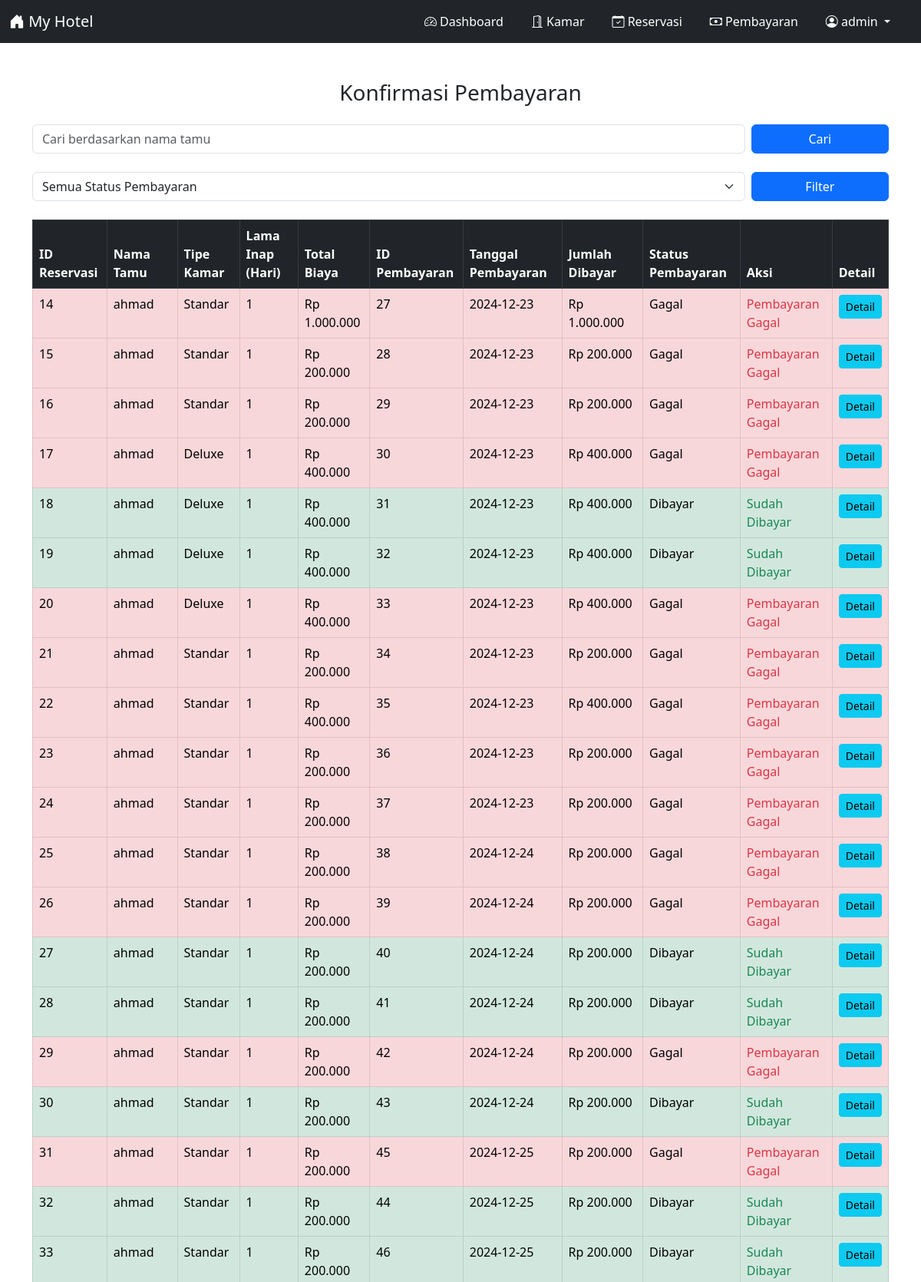
/admin/form_pembayaran_admin.php (signed in, upper part), run on the app's committed database.
### tables this page shows
CREATE TABLE `reservasi` (
  `id_reservasi` int NOT NULL,
  `id_tamu` int DEFAULT NULL,
  `id_kamar` int DEFAULT NULL,
  `jumlah_kamar` int NOT NULL,
  `checkin` date NOT NULL,
  `checkout` date NOT NULL,
  `lama_inap` int GENERATED ALWAYS AS ((to_days(`checkout`) - to_days(`checkin`))) STORED,
  `total_biaya` decimal(10,2) NOT NULL,
  `status_pembayaran` enum('Belum Dibayar','Dibayar','Pending','Gagal') DEFAULT NULL
);

CREATE TABLE `tbl_tamu` (
  `id_tamu` int NOT NULL,
  `nama` varchar(100) NOT NULL,
  `jk` enum('L','P') NOT NULL,
  `no_hp` varchar(15) NOT NULL,
  `alamat` text NOT NULL,
  `email` varchar(100) NOT NULL,
  `password` varchar(255) NOT NULL
);

CREATE TABLE `kamar` (
  `id_kamar` int NOT NULL,
  `nomor_kamar` varchar(10) NOT NULL,
  `tipe_kamar` enum('Standar','Deluxe','Suite') NOT NULL,
  `gambar` varchar(255) DEFAULT NULL,
  `harga` decimal(10,2) NOT NULL,
  `stok_kamar` int NOT NULL
);

CREATE TABLE `pembayaran` (
  `id_pembayaran` int NOT NULL,
  `id_reservasi` int NOT NULL,
  `tanggal_pembayaran` date DEFAULT NULL,
  `jumlah_dibayar` decimal(10,2) NOT NULL,
  `status_pembayaran` enum('Belum Dibayar','Dibayar','Pending','Gagal') DEFAULT NULL
);

### admin/form_pembayaran_admin.php (the view, shortened to what this page needs)
<?php
include '../koneksi/koneksi.php';
include 'header_admin.php';
$search = isset($_GET['search']) ? $_GET['search'] : '';
$filter_status = isset($_GET['status_pembayaran']) ? $_GET['status_pembayaran'] : '';
?>
<!DOCTYPE html>
<html lang="id">
<head>
    <link href="https://cdn.jsdelivr.net/npm/bootstrap@5.3.0/dist/css/bootstrap.min.css" rel="stylesheet">
</head>
<body>
    <div class="container mt-5">
        <h3 class="text-center mb-4">Konfirmasi Pembayaran</h3>
                <form method="GET" action="" class="mb-4">
                    <div class="row g-2">
                        <div class="col-md-10">
                            <input type="text" name="search" class="form-control" placeholder="Cari berdasarkan nama tamu" value="<?php echo htmlspecialchars($search); ?>">
                        </div>
                        <div class="col-md-2">
                            <button type="submit" class="btn btn-primary w-100">Cari</button>
                        </div>
                    </div>
                </form>
        <form method="GET" action="" class="mb-4">
            <div class="row g-2">
                <div class="col-md-10">
                    <select name="status_pembayaran" class="form-select">
                        <option value="">Semua Status Pembayaran</option>
                    </select>
                </div>
                <div class="col-md-2">
                    <button type="submit" class="btn btn-primary w-100">Filter</button>
                </div>
            </div>
        </form>
        <div class="table-responsive">
            <table class="table table-bordered table-hover">
                <thead class="table-dark">
                    <tr>
                        <th>ID Reservasi</th>
                        <th>Nama Tamu</th>
                        <th>Tipe Kamar</th>
                        <th>Lama Inap (Hari)</th>
                        <th>Total Biaya</th>
                        <th>ID Pembayaran</th>
                        <th>Tanggal Pembayaran</th>
                        <th>Jumlah Dibayar</th>
                        <th>Status Pembayaran</th>
                        <th>Aksi</th>
                        <th>Detail</th>
                    </tr>
                </thead>
                <tbody>
                    <?php
                        $query = "SELECT
                            r.id_reservasi,
                            t.nama,
                            k.tipe_kamar,
                            r.lama_inap,
                            r.total_biaya,
                            r.status_pembayaran AS status_reservasi,
                            p.id_pembayaran,
                            p.tanggal_pembayaran,
                            p.jumlah_dibayar,
                            p.status_pembayaran AS status_pembayaran
                        FROM
                            reservasi r
                        JOIN
                            tbl_tamu t ON r.id_tamu = t.id_tamu
                        JOIN
                            kamar k ON r.id_kamar = k.id_kamar
                        LEFT JOIN
                            pembayaran p ON r.id_reservasi = p.id_reservasi
                        WHERE
                            (r.status_pembayaran IN ('Pending', 'Dibayar', 'Gagal')
                            OR p.status_pembayaran IN ('Pending', 'Dibayar', 'Gagal'))
                            AND (t.nama LIKE ? OR r.id_reservasi LIKE ?)";
                        $query .= " ORDER BY r.id_reservasi ASC";
                        $stmt = $conn->prepare($query);
                        if (!empty($filter_status)) {
                            $searchParam = '%' . $search . '%';
                            $stmt->bind_param('ssss', $searchParam, $searchParam, $filter_status, $filter_status);
                        } else {
                            $searchParam = '%' . $search . '%';
                            $stmt->bind_param('ss', $searchParam, $searchParam);
                        }
                        $stmt->execute();
                        $result = $stmt->get_result();
                    while ($row = $result->fetch_assoc()):
                        $rowClass = '';
                        if ($row['status_pembayaran'] === 'Dibayar') {
                            $rowClass = 'table-success';
                        } elseif ($row['status_pembayaran'] === 'Pending') {
                            $rowClass = 'table-warning';
                        } elseif ($row['status_pembayaran'] === 'Gagal') {
                            $rowClass = 'table-danger';
                        }
                    ?>
                    <tr class="<?= $rowClass; ?>">
                        <td><?= $row['id_reservasi']; ?></td>
                        <td><?= $row['nama']; ?></td>
                        <td><?= $row['tipe_kamar']; ?></td>
                        <td><?= $row['lama_inap']; ?></td>
                        <td>Rp <?= number_format($row['total_biaya'], 0, ',', '.'); ?></td>
                        <td><?= $row['id_pembayaran'] ?? '-'; ?></td>
                        <td><?= $row['tanggal_pembayaran'] ?? '-'; ?></td>
                        <td>Rp <?= $row['jumlah_dibayar'] ? number_format($row['jumlah_dibayar'], 0, ',', '.') : '-'; ?></td>
                        <td><?= $row['status_pembayaran'] ?? $row['status_reservasi']; ?></td>
                        <td>
                            <?php if ($row['status_pembayaran'] === 'Pending'): ?>
                                <form action="proses/proses_konfirmasi_pembayaran.php" method="POST" style="display: inline;">
                                    <input type="hidden" name="id_reservasi" value="<?= $row['id_reservasi']; ?>">
                                    <button type="submit" class="btn btn-success btn-sm" onclick="return confirm('Apakah Anda yakin ingin mengonfirmasi pembayaran ini?');">Konfirmasi</button>
                                </form>
                                <form action="proses/proses_batal_pembayaran.php" method="POST" style="display: inline;">
                                    <input type="hidden" name="id_reservasi" value="<?= $row['id_reservasi']; ?>">
                                    <button type="submit" class="btn btn-danger btn-sm" onclick="return confirm('Apakah Anda yakin ingin membatalkan reservasi ini?');">Batal</button>
                                </form>
                            <?php elseif ($row['status_pembayaran'] === 'Dibayar'): ?>
                                <span class="text-success">Sudah Dibayar</span>
                            <?php elseif ($row['status_pembayaran'] === 'Gagal'): ?>
                                <span class="text-danger">Pembayaran Gagal</span>
                            <?php else: ?>
                                <span class="text-muted">Tidak tersedia</span>
                            <?php endif; ?>
                        </td>
                        <td>
                        <a href="reservasi/detail_reservasi.php?id_reservasi=<?= $row['id_reservasi']; ?>&source=pembayaran" class="btn btn-info btn-sm">Detail</a>
                        </td>
                    </tr>
                    <?php endwhile; ?>
                </tbody>
            </table>
        </div>
    </div>
</body>
</html>

### data on the page
reservasi: id_reservasi "14", id_tamu.nama "ahmad", id_kamar.tipe_kamar "Standar", lama_inap "1", total_biaya "1.000.000", pembayaran.id_pembayaran "27", pembayaran.tanggal_pembayaran "2024-12-23", pembayaran.jumlah_dibayar "1.000.000", pembayaran.status_pembayaran "Gagal", shows "Pembayaran Gagal"
reservasi: id_reservasi "15", id_tamu.nama "ahmad", id_kamar.tipe_kamar "Standar", lama_inap "1", total_biaya "200.000", pembayaran.id_pembayaran "28", pembayaran.tanggal_pembayaran "2024-12-23", pembayaran.jumlah_dibayar "200.000", pembayaran.status_pembayaran "Gagal", shows "Pembayaran Gagal"
reservasi: id_reservasi "16", id_tamu.nama "ahmad", id_kamar.tipe_kamar "Standar", lama_inap "1", total_biaya "200.000", pembayaran.id_pembayaran "29", pembayaran.tanggal_pembayaran "2024-12-23", pembayaran.jumlah_dibayar "200.000", pembayaran.status_pembayaran "Gagal", shows "Pembayaran Gagal"
reservasi: id_reservasi "17", id_tamu.nama "ahmad", id_kamar.tipe_kamar "Deluxe", lama_inap "1", total_biaya "400.000", pembayaran.id_pembayaran "30", pembayaran.tanggal_pembayaran "2024-12-23", pembayaran.jumlah_dibayar "400.000", pembayaran.status_pembayaran "Gagal", shows "Pembayaran Gagal"
reservasi: id_reservasi "18", id_tamu.nama "ahmad", id_kamar.tipe_kamar "Deluxe", lama_inap "1", total_biaya "400.000", pembayaran.id_pembayaran "31", pembayaran.tanggal_pembayaran "2024-12-23", pembayaran.jumlah_dibayar "400.000", pembayaran.status_pembayaran "Dibayar", shows "Sudah Dibayar"
reservasi: id_reservasi "19", id_tamu.nama "ahmad", id_kamar.tipe_kamar "Deluxe", lama_inap "1", total_biaya "400.000", pembayaran.id_pembayaran "32", pembayaran.tanggal_pembayaran "2024-12-23", pembayaran.jumlah_dibayar "400.000", pembayaran.status_pembayaran "Dibayar", shows "Sudah Dibayar"
reservasi: id_reservasi "20", id_tamu.nama "ahmad", id_kamar.tipe_kamar "Deluxe", lama_inap "1", total_biaya "400.000", pembayaran.id_pembayaran "33", pembayaran.tanggal_pembayaran "2024-12-23", pembayaran.jumlah_dibayar "400.000", pembayaran.status_pembayaran "Gagal", shows "Pembayaran Gagal"
reservasi: id_reservasi "21", id_tamu.nama "ahmad", id_kamar.tipe_kamar "Standar", lama_inap "1", total_biaya "200.000", pembayaran.id_pembayaran "34", pembayaran.tanggal_pembayaran "2024-12-23", pembayaran.jumlah_dibayar "200.000", pembayaran.status_pembayaran "Gagal", shows "Pembayaran Gagal"
reservasi: id_reservasi "22", id_tamu.nama "ahmad", id_kamar.tipe_kamar "Standar", lama_inap "1", total_biaya "400.000", pembayaran.id_pembayaran "35", pembayaran.tanggal_pembayaran "2024-12-23", pembayaran.jumlah_dibayar "400.000", pembayaran.status_pembayaran "Gagal", shows "Pembayaran Gagal"
reservasi: id_reservasi "23", id_tamu.nama "ahmad", id_kamar.tipe_kamar "Standar", lama_inap "1", total_biaya "200.000", pembayaran.id_pembayaran "36", pembayaran.tanggal_pembayaran "2024-12-23", pembayaran.jumlah_dibayar "200.000", pembayaran.status_pembayaran "Gagal", shows "Pembayaran Gagal"
reservasi: id_reservasi "24", id_tamu.nama "ahmad", id_kamar.tipe_kamar "Standar", lama_inap "1", total_biaya "200.000", pembayaran.id_pembayaran "37", pembayaran.tanggal_pembayaran "2024-12-23", pembayaran.jumlah_dibayar "200.000", pembayaran.status_pembayaran "Gagal", shows "Pembayaran Gagal"
reservasi: id_reservasi "25", id_tamu.nama "ahmad", id_kamar.tipe_kamar "Standar", lama_inap "1", total_biaya "200.000", pembayaran.id_pembayaran "38", pembayaran.tanggal_pembayaran "2024-12-24", pembayaran.jumlah_dibayar "200.000", pembayaran.status_pembayaran "Gagal", shows "Pembayaran Gagal"
reservasi: id_reservasi "26", id_tamu.nama "ahmad", id_kamar.tipe_kamar "Standar", lama_inap "1", total_biaya "200.000", pembayaran.id_pembayaran "39", pembayaran.tanggal_pembayaran "2024-12-24", pembayaran.jumlah_dibayar "200.000", pembayaran.status_pembayaran "Gagal", shows "Pembayaran Gagal"
reservasi: id_reservasi "27", id_tamu.nama "ahmad", id_kamar.tipe_kamar "Standar", lama_inap "1", total_biaya "200.000", pembayaran.id_pembayaran "40", pembayaran.tanggal_pembayaran "2024-12-24", pembayaran.jumlah_dibayar "200.000", pembayaran.status_pembayaran "Dibayar", shows "Sudah Dibayar"
reservasi: id_reservasi "28", id_tamu.nama "ahmad", id_kamar.tipe_kamar "Standar", lama_inap "1", total_biaya "200.000", pembayaran.id_pembayaran "41", pembayaran.tanggal_pembayaran "2024-12-24", pembayaran.jumlah_dibayar "200.000", pembayaran.status_pembayaran "Dibayar", shows "Sudah Dibayar"
reservasi: id_reservasi "29", id_tamu.nama "ahmad", id_kamar.tipe_kamar "Standar", lama_inap "1", total_biaya "200.000", pembayaran.id_pembayaran "42", pembayaran.tanggal_pembayaran "2024-12-24", pembayaran.jumlah_dibayar "200.000", pembayaran.status_pembayaran "Gagal", shows "Pembayaran Gagal"
reservasi: id_reservasi "30", id_tamu.nama "ahmad", id_kamar.tipe_kamar "Standar", lama_inap "1", total_biaya "200.000", pembayaran.id_pembayaran "43", pembayaran.tanggal_pembayaran "2024-12-24", pembayaran.jumlah_dibayar "200.000", pembayaran.status_pembayaran "Dibayar", shows "Sudah Dibayar"
reservasi: id_reservasi "31", id_tamu.nama "ahmad", id_kamar.tipe_kamar "Standar", lama_inap "1", total_biaya "200.000", pembayaran.id_pembayaran "45", pembayaran.tanggal_pembayaran "2024-12-25", pembayaran.jumlah_dibayar "200.000", pembayaran.status_pembayaran "Gagal", shows "Pembayaran Gagal"
reservasi: id_reservasi "32", id_tamu.nama "ahmad", id_kamar.tipe_kamar "Standar", lama_inap "1", total_biaya "200.000", pembayaran.id_pembayaran "44", pembayaran.tanggal_pembayaran "2024-12-25", pembayaran.jumlah_dibayar "200.000", pembayaran.status_pembayaran "Dibayar", shows "Sudah Dibayar"
reservasi: id_reservasi "33", id_tamu.nama "ahmad", id_kamar.tipe_kamar "Standar", lama_inap "1", total_biaya "200.000", pembayaran.id_pembayaran "46", pembayaran.tanggal_pembayaran "2024-12-25", pembayaran.jumlah_dibayar "200.000", pembayaran.status_pembayaran "Dibayar", shows "Sudah Dibayar"

### other printed values
$adminUsername "admin"
